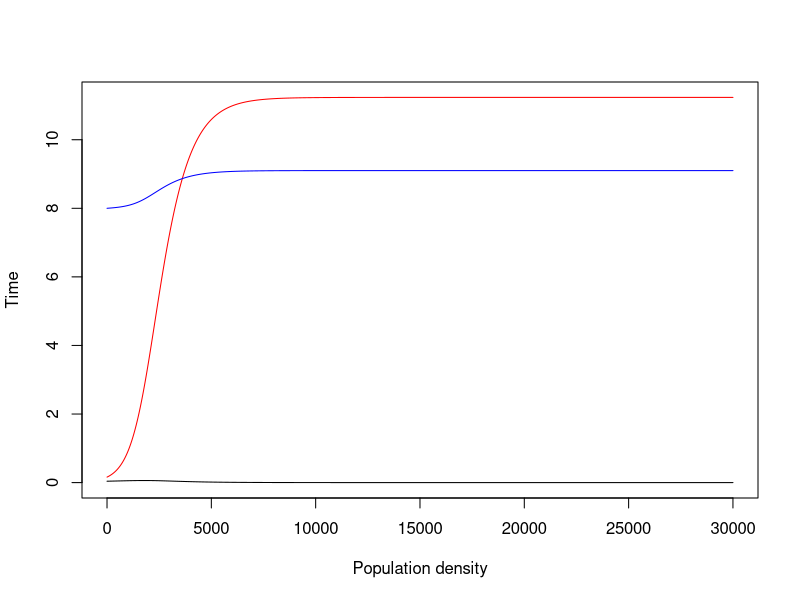

Reproduce this figure in R.
#=============================================================================
# R code to implement and explore an ODE for resource-consumer dynamics 
# between algae and photosynthetic diazotrophs. The model assumes that two
# Nitrogen pools are present: 1 in the water column that only algae consume, 
# and 1 that is internal to nitrogen-fixing diazotrophs. This second source
# can become available to algae when diazotrophs die. 
# 
# Eventually the demographic rates will become temperature dependent. 
#=============================================================================
# load libraries
#=============================================================================
library(tidyverse)
library(deSolve)


#=============================================================================
# Define the population dynamics through the following function
# This model includes one consumers: Pn and Pf 
# 	Pn is a consumer of Nitrogen and light. 
#	Pf is a consumer of Nitrogen and light, but also fixes N. 
# This model includes one resource: R 
# 	R can be added at a constant rate. 
#	R is produced by the mortality of both Pn and Pf
#
# The growth rates of both species are determined by light intensity. 
# Light intensity is a function of depth, and decreases as densities of both
# species increase. The extra set of equations in the model definition 
# calculate a new average growth rate each time step based on these factors.  
#=============================================================================

agawin_mod = function(times,sp,parms){
	with( as.list(c(parms, sp )), #args = parms (list of parameters), sp (matrix of outputs (Pf, Pn, R) -- add a line of values at each time step)
		{	
			##### Determine species-specific average growth rates as a function
			##### of resource availibility and light intensity (eqs. 7, 9-10)
			Iout = Iin *(exp( zM*(-Kbg - kN*Pn - kF*Pf) ) ) #eq 7 at zM #Iout = average amount of light as a function of depth
			       #k = light attenuation, P is abundance, for species N and F (F is fixer) 
		
			#Average growth rate of Pn (eq 9)
			gn_ave = gmn * (R/(Mn+R))*( ( log(Hn+Iin) - log(Hn+Iout) ) / 
			(log(Iin)-log(Iout) ) )

			#Average growth rate of Pf (eq 10)
			# gf_ave = (gmfn2 *Mf + gmfn03*R)/(Mf+R)*( ( log(Hf+Iin) - log(Hf+Iout) ) / 
			# (log(Iin)-log(Iout)) )

			#Average growth rates for each nitrogen source, separated
			gfno3_ave =  gmfn03 *  (R/(Mf+R))*( ( log(Hf+Iin) - log(Hf+Iout) ) / 
			(log(Iin)-log(Iout) ) )

			gfn2_ave = gmfn2 * (R/(Mf+R))*( ( log(Hf+Iin) - log(Hf+Iout) ) / 
			(log(Iin)-log(Iout) ) )

			gf_ave = gfn2_ave + gfno3_ave

			##### Consumer dynamics 
			#Algae (Eq 1) : 
			dPn = Pn * ( gn_ave - mn) #dPn calculates change at next time point, so uses all variables from the last time step; Jacob has factored out PN; this is stored as the new population size at this time step
			#N fixer (Eq 2): 
			dPf = Pf * ( gf_ave - mf )			 
			
			####Resource (N) (Eq 3): 
			dR = D*(Rin - R) - Qn*gn_ave*Pn - Pf*gfno3_ave*Qf + ef*Pf*gfn2_ave*Qf 


	  	list( c(dPn,dPf,dR) ) #also store these outputs in the matrix; these are the "dynamic variables", which they calculate as the growth rates they are and then back calculate N at current time step from

	  	list( c(dPn,dPf,dR, Iout=Iout, gn_ave=gn_ave, gfno3_ave  = gfno3_ave,gfn2_ave =gfn2_ave ) )

		})	

}  


#=============================================================================
# Set values of the population parameters (high light scenario; i.e. no synechococcus)
#=============================================================================
###From table 3
###Non-fixer (there are two of these, chlorella for now)
mn = 0.014 #mortality

#These terms are all for the growth rate gn_ave. 
gmn = 0.06 #Max gr
Mn = 0.308 #Half saturation constants 
Hn = 80

###Fixer
mf = 0.014 #mortality

#These terms are all for the growth rates gfno3 and gfn2. There are two sets of
#these for high and low light: 
#Use the high light treatment for now.
gmfn03 = .084
gmfn2 =  0.025
#Half saturation constants 
#All of Hs and Ms are set to be equal by the authors. 
Hf = 70
Mf = 1
# Hfn2 = 70
# Hfno3 = 70
# Mfn2 = 1
# Mfno3 = 1 

###Resource
Qn = 0.079#cell quota of N
Qf = 0.092#cell quota of N

D = 0.014 #dilution rate in experiment. 
Iin = 40 #Light in, HL
Rin = 8 #These are the treatment levels of N input. 0, 0.1, 0.5, 8. 

###Parametes for light intensity calculation (eqs 7-10)
#Growth rate is spatially (i.e. depth) dependent. The average growth rates (eqs 4 - 6) for 
#each species are light dependent. Light intensity is dependent on population 
#densities, depth, and some physical parameters as described by equation 7.
# 
#The integral in eq. 8 could be implemented directly in this code. However, 
#the authors show that this integral can be solved analytically which leads to 
#equations 9-10. These equations only require the endpoints of light intensity: 
#i.e., the light at depth 0, and at the mixing depth z_M, at the bottom of the 
#container. these values in text of table 1
Kbg = 4.75 #4.75 #Background turbidity. In a few cases this is 11
zM = 0.05 #mixing depth
kF = 4.86 #light attenutation constants. 
kN = 5.68 #This is determined by eq 13 for Synechococcus
ef = 8 #epsilon

#Put these parameters all together in a list to pass to deSolve with the model
#definition. 
parms = list(
			mn = mn, gmn = gmn, Mn = Mn, Hn = Hn, 
			mf = mf, gmfn03 = gmfn03, gmfn2 = gmfn2, Hf = Hf, Mf = Mf,  
			Qn = Qn, Qf = Qf, D = D, Iin = Iin, Rin = Rin, Kbg = Kbg, zM = zM, kF = kF,
			kN = kN, ef = ef
		 )

#=============================================================================
# Run the model with initial conditions (IC)
#=============================================================================
tend = 3000 #t final
delta1 = 0.1 #size of time step
times  = seq(from = 0, to = tend, by = delta1)
tl = length(times) 
#Use ICs to help set the scenario. E.g., when Pn or Pf =0, 
#this is a monoculture experiment. Otherwise, use ICs from those reported in 
#Table 1

minit =  c(Pn = 10,Pf = 0.16, R = Rin) #model initial values

Pn_ic =0.04
Pf_ic =0.16
Iout = Iin-1
gn_ic = gmn * (Rin/(Mn+Rin))*( ( log(Hn+Iin) - log(Hn+Iout) ) / 
			(log(Iin)-log(Iout) ) )
gfno3_ic = gmfn03 *  (Rin/(Mf+Rin))*( ( log(Hf+Iin) - log(Hf+Iout) ) / 
			(log(Iin)-log(Iout) ) )
gfn2_ic = gmfn2 * (Rin/(Mf+Rin))*( ( log(Hf+Iin) - log(Hf+Iout) ) / 
			(log(Iin)-log(Iout) ) )

minit =  c(Pn = Pn_ic ,Pf = Pf_ic, R = Rin, Iout=Iout, gn_ave=gn_ic, 
				gfno3_ave  = gfno3_ic,gfn2_ave =gfn2_ic )


#Run the model
agawin_out = ode(y = minit, times = times, func = agawin_mod, parms = parms)

#=============================================================================
# Plot
#=============================================================================
#Black is Pn (Chorella) 
#Red is Pf (Cyanothece)
#Blue is R (N)

plot( agawin_out [,2], t="l", ylab = "Time", xlab = "Population density", 
	ylim = c(0, max(agawin_out[,2:4]) ) )
cuse = c("black","black","red","blue","green")
for ( n in 3:4) {
	lines (agawin_out[,n], col = cuse[n] )
}
